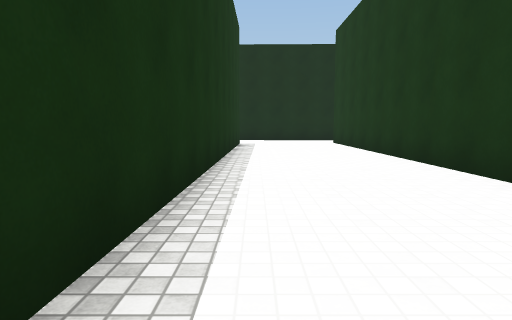
View 1 (above)

16 first-person views from a walk through a Unity game level. The camera is 1.2 m above the floor, tilts 6° down and sees 75° across. The floor is counted in squares, 2 m on a side. Each view is taken from the middle of a square. On the plan, view 1 faces up. The plan holds only what a view shows up to about 10 squares ahead; the rest is blank. The place goes on beyond the plan. The player is left out. Surface patterns are stand-ins for the level's own textures.

View 2
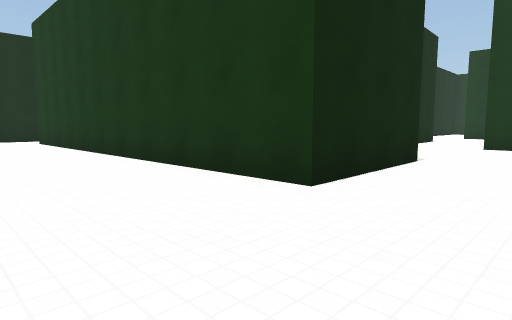

View 3
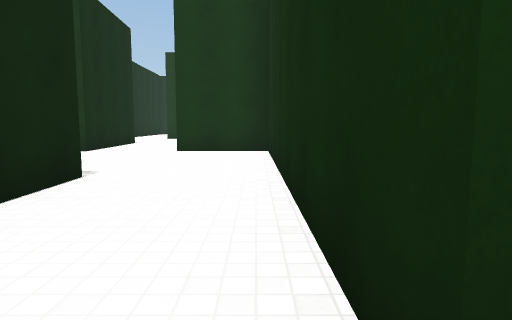

View 4
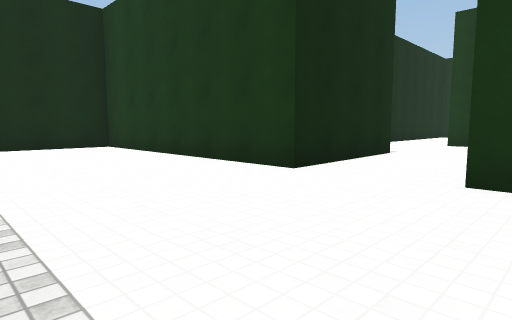

View 5
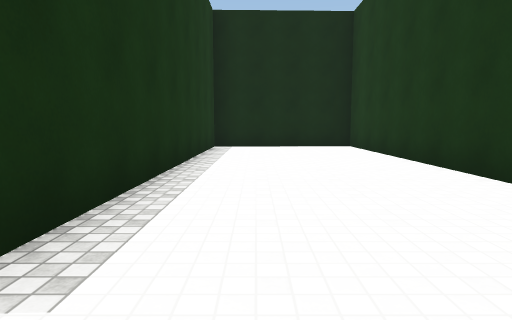

View 6
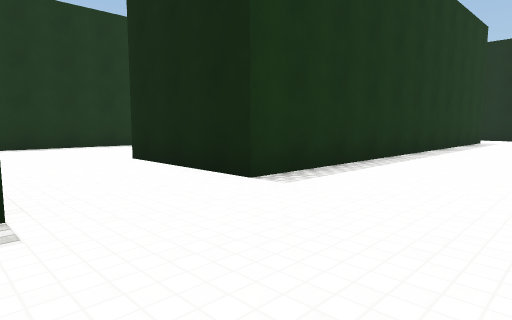

View 7
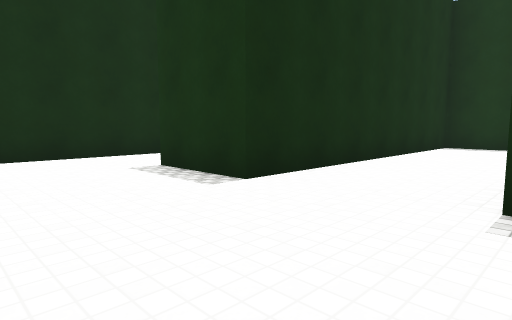

View 8
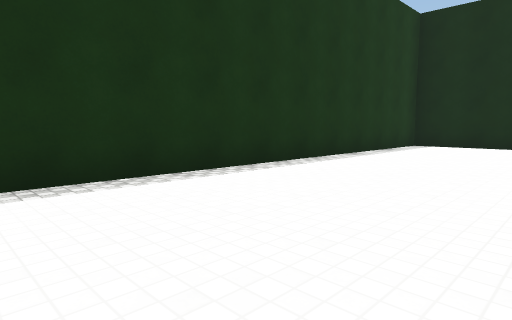

View 9
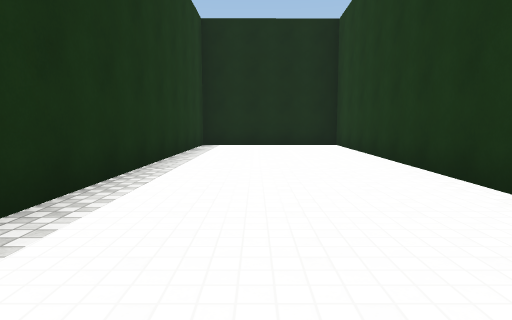

View 10
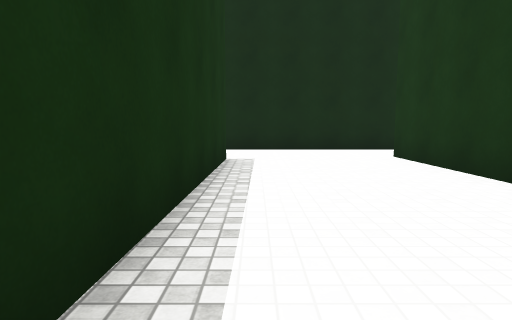

View 11
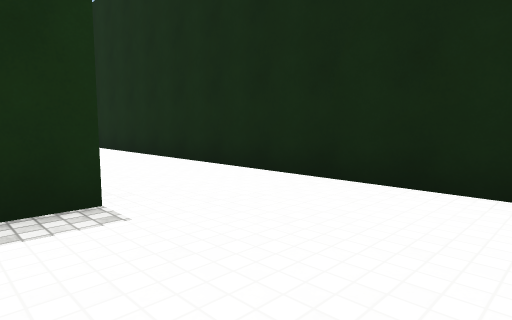

View 12
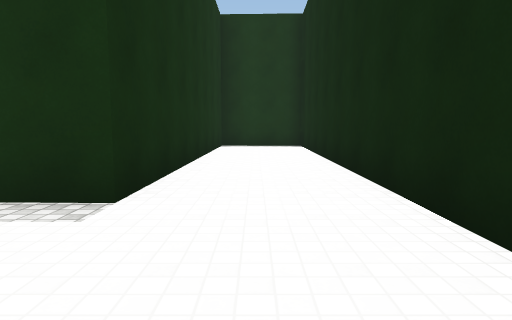

View 13
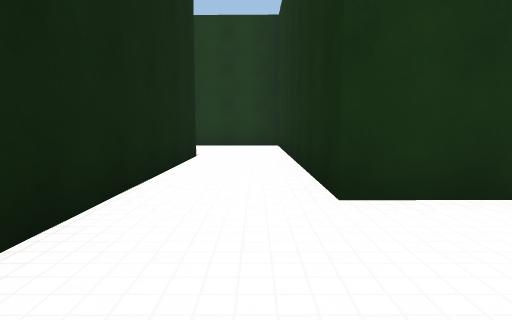

View 14
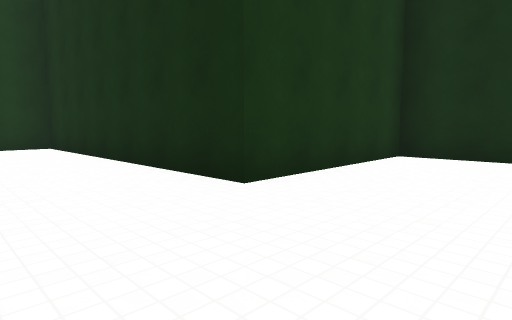

View 15
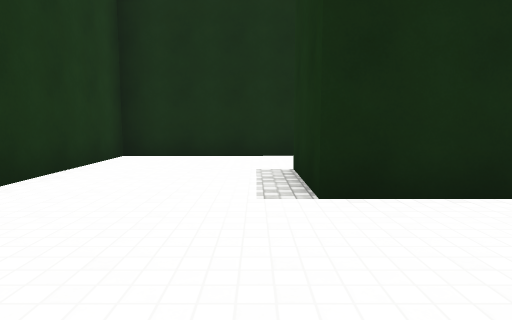

View 16
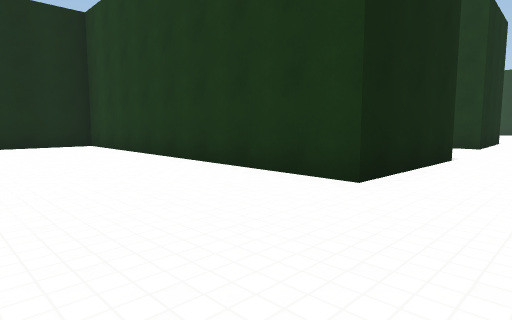

### Floor plan
Points are (right, up) in squares from view 1. A wall is a line through its corners. A room is listed if a view was taken in it or the views show most of it. See-through windows are left out.
Room 1 (views 1, 3, 4, 5, 6, 7, 10, 11, 12, 13, 14, 15)
walls: (5.8, 1) (2.7, 0.9) (2.6, 11.3) (6.5, 11.4); (-0.5, -1.7) (-0.5, -3.6); (6.5, 13.2) (-7.6, 13.3) (-7.6, 11) (-0.5, 10.9) (-0.7, 0.8); (0.4, -5.5) (2.6, -5.5) (2.5, -1.3) (9.6, -1.3) (9.6, 0.9); (13.2, 3) (9.6, 2.9) (9.7, 9.4) (5.8, 9.3) (5.8, 1.5)
ways out: opening at (-0.5, -0.5) to room 2; opening at (-0.5, -4.5); opening at (7, 12); opening at (13, 2)
Room 2 (views 2, 8, 9, 16)
walls: (-0.7, 0.8) (-3.8, 0.7) (-3.6, 9.1) (-7.6, 9) (-7.7, -1.7) (-0.5, -1.7)
ways out: opening at (-0.5, -0.5) to room 1

Positions as (right, up) in squares from view 1, and headings:
1: (0, 0), facing up
2: (0, -1), facing up-right
3: (2, -1), facing right
4: (6, 0), facing up-right
5: (7, 0), facing up
6: (2, -2), facing up-left
7: (2, 1), facing down-left
8: (-4, -1), facing up-left
9: (-6, -1), facing up
10: (0, 5), facing up
11: (2, 10), facing up-left
12: (2, 12), facing left
13: (0, 12), facing right
14: (0, 1), facing down-right
15: (0, 1), facing down
16: (-7, -1), facing up-right
